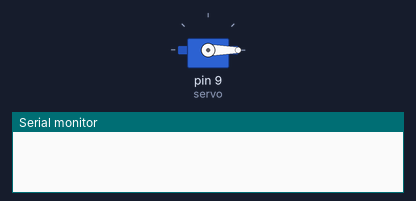
Recording of a sketch running on a simulated Arduino Uno, built with avr-gcc and run on an emulated ATmega328P. On the bench: servo, the last lines printed to the serial monitor.

Above: at 0.05 s.
At 3.65 s:
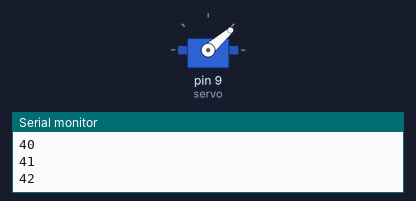
At 5.65 s:
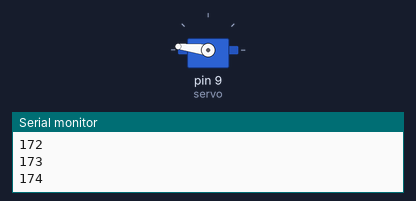
At 11.3 s:
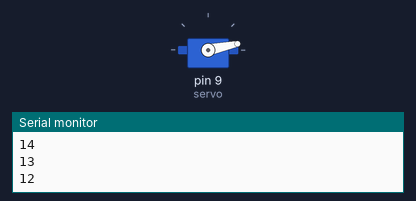
Timing chart, 0 to 14.9 s (numbered marks = the images above):
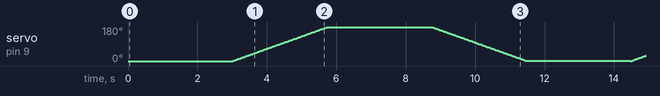

The sketch:

Servo.ino
```cpp
#include <Servo.h>
Servo myservo;
int servo = 9;
int pos;

void setup() {
  myservo.attach(servo);
  Serial.begin(9600);
  myservo.write(0);
}

void loop() {
  delay(3000);
   for(pos = 00; pos < 180; pos += 1)  //fungsi perulangan yang akan dijadikan PWM dengan kenaikan 1
 {
  Serial.println(pos);
  myservo.write(pos); //prosedur penulisan data PWM ke motor servo
  delay(15); //waktu tunda 15 ms
 }
 delay(3000);
 for(pos = 180; pos>=1; pos-=1)  //fungsi perulangan yang akan dijadikan PWM dengan penurunan 1
 {
  Serial.println(pos);
  myservo.write(pos);
  delay(15);
 }
}
```
